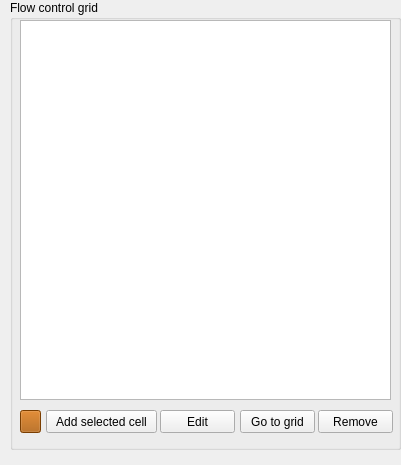
   <widget class="QWidget" name="toolBoxPage4">
    <property name="geometry">
     <rect>
      <x>0</x>
      <y>0</y>
      <width>401</width>
      <height>465</height>
     </rect>
    </property>
    <attribute name="label">
     <string>Flow control</string>
    </attribute>
    <widget class="QGroupBox" name="groupBox_8">
     <property name="geometry">
      <rect>
       <x>10</x>
       <y>0</y>
       <width>391</width>
       <height>450</height>
      </rect>
     </property>
     <property name="title">
      <string>Flow control grid</string>
     </property>
     <widget class="QPushButton" name="btnColorPicker_3">
      <property name="geometry">
       <rect>
        <x>10</x>
        <y>410</y>
        <width>21</width>
        <height>23</height>
       </rect>
      </property>
      <property name="styleSheet">
       <string notr="true">background-color: rgb(170, 85, 0);</string>
      </property>
      <property name="text">
       <string/>
      </property>
     </widget>
     <widget class="QPushButton" name="btnFWCEdit">
      <property name="geometry">
       <rect>
        <x>150</x>
        <y>410</y>
        <width>75</width>
        <height>23</height>
       </rect>
      </property>
      <property name="text">
       <string>Edit</string>
      </property>
     </widget>
     <widget class="QPushButton" name="btnfcgotogrid">
      <property name="geometry">
       <rect>
        <x>230</x>
        <y>410</y>
        <width>75</width>
        <height>23</height>
       </rect>
      </property>
      <property name="text">
       <string>Go to grid</string>
      </property>
     </widget>
     <widget class="QPushButton" name="btnFlowRemove">
      <property name="geometry">
       <rect>
        <x>308</x>
        <y>410</y>
        <width>75</width>
        <height>23</height>
       </rect>
      </property>
      <property name="text">
       <string>Remove</string>
      </property>
     </widget>
     <widget class="QPushButton" name="btnFlowControl_AddCell">
      <property name="geometry">
       <rect>
        <x>36</x>
        <y>410</y>
        <width>111</width>
        <height>23</height>
       </rect>
      </property>
      <property name="text">
       <string>Add selected cell</string>
      </property>
     </widget>
     <widget class="QTableWidget" name="tlbFlowControl">
      <property name="geometry">
       <rect>
        <x>10</x>
        <y>20</y>
        <width>371</width>
        <height>380</height>
       </rect>
      </property>
      <property name="selectionBehavior">
       <enum>QAbstractItemView::SelectRows</enum>
      </property>
     </widget>
    </widget>
   </widget>
